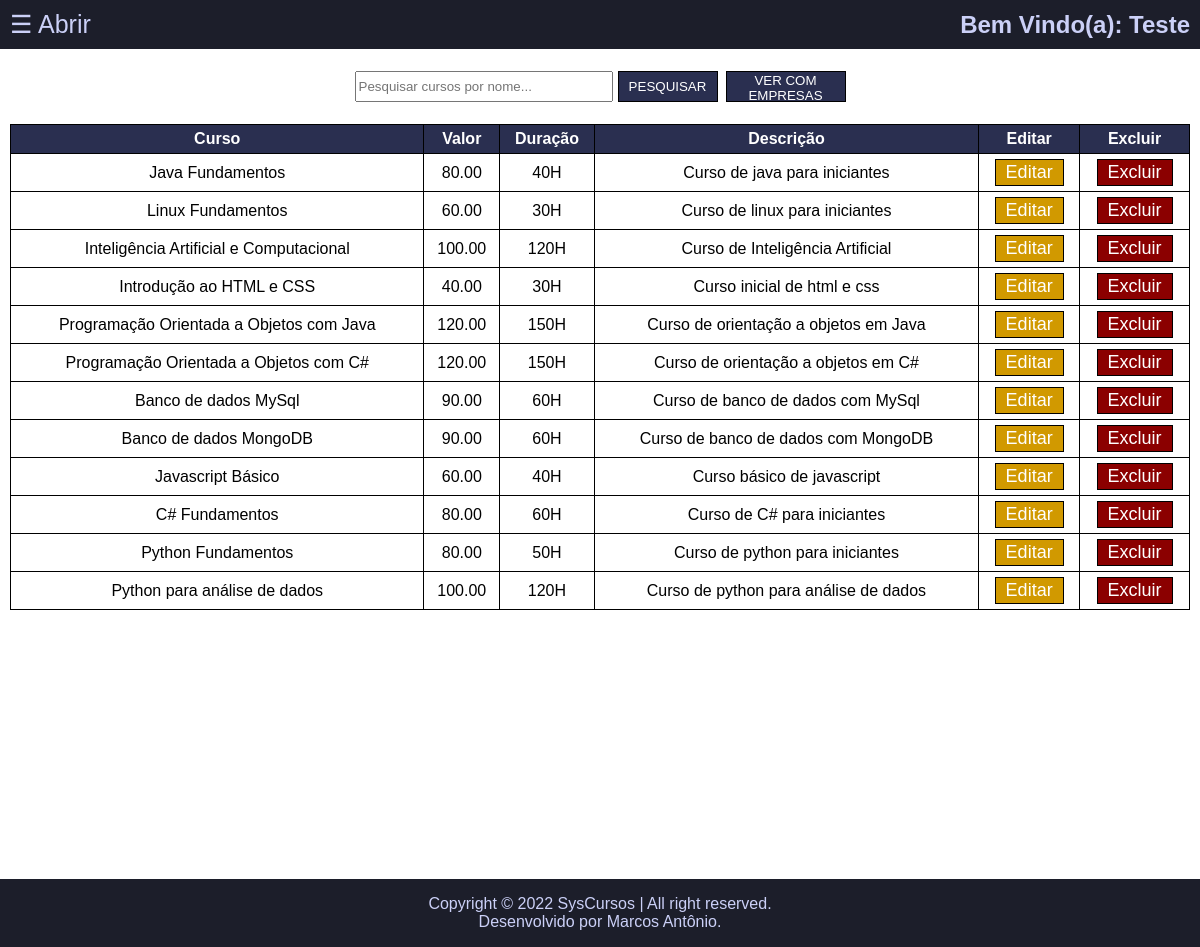
Screenshot of /Admin/coursesAdmin.php (signed in) with the database file from the repository.
### tables this page shows
CREATE TABLE `cursos` (
  `id_curso` int NOT NULL,
  `nome_curso` varchar(50) NOT NULL,
  `valor_curso` decimal(10,2) NOT NULL,
  `duracao_curso` int NOT NULL,
  `descricao_curso` text NOT NULL
);

### dao/DaoCourses.php (called while the page is built, shortened)
<?php
require_once 'Connection.php';
class DaoCourses
{
    public function listCourseDefault()
    {
        $sql = 'select * from cursos;';
        $pst = Connection::getPreparedStatement($sql);
        $pst->execute();
        $list = $pst->fetchAll(PDO::FETCH_ASSOC);
        return $list;
    }
}

### dao/Connection.php (called while the page is built)
<?php
class Connection
{
    private static $dsn = 'mysql:host=localhost;dbname=sys_cursos;port=3306';
    private static $user = 'root';
    private static $password = '';
    private static $connection = null;
    public static function getConnection(): PDO
    {
        if (Connection::$connection == null) {
            try {
                Connection::$connection = new PDO(Connection::$dsn, Connection::$user, Connection::$password);
            } catch (PDOException $ex) {
                echo $ex->getMessage();
            }
        }
        return Connection::$connection;
    }
    public static function getPreparedStatement($sql): PDOStatement
    {
        $pst = null;
        if (Connection::getConnection() != null) {
            try {
                $pst = Connection::$connection->prepare($sql);
            } catch (PDOException $ex) {
                echo $ex->getMessage();
            }
        }
        return $pst;
    }
}

### Admin/coursesAdmin.php (the view, shortened to what this page needs)
<!DOCTYPE html>
<html lang="pt-BR">
<head>
    <link rel="stylesheet" href="https://cdnjs.cloudflare.com/ajax/libs/font-awesome/6.0.0/css/all.min.css">
    <link rel="stylesheet" href="../CSS/coursesDefaultStyle.css">
    <link rel="stylesheet" href="../CSS/menuStyle.css">
    <link rel="stylesheet" href="../CSS/messages.css">
</head>
<body>
    <?php require_once '../view/menuDefault.php'; ?>
    <main id="content">
        <div class="div-search-bar">
            <form class="form-search" action="" method="POST">
                <input class="search-bar" type="text" name="search" placeholder="Pesquisar cursos por nome...">
                <input class="submit" type="submit" name="submit" value="Pesquisar">
                <button class="btn-submit" type="submit" name="btn-submit">Ver com empresas</button>
            </form>
        </div>
        <?php if (isset($_POST['btn-submit'])) {  ?>
            <table>
                <tr>
                    <th>Curso</th>
                    <th>Valor</th>
                    <th>Duração</th>
                    <th>Descrição</th>
                    <th>Empresa</th>
                    <th>Editar</th>
                    <th>Excluir</th>
                </tr>
                <?php
                    require_once '../dao/DaoCourses.php';
                    $dao = new DaoCourses();
                    if (isset($_POST['submit'])) {
                        $course_name = filter_input(INPUT_POST, 'search');
                        $list = $dao->findCourse($course_name);
                        if (!$list == '') {
                            foreach ($list as $values) {
                                echo '<tr>';
                                echo '<td>' . $values['nome_curso'] . '</td>';
                                echo '<td>' . $values['valor_curso'] . '</td>';
                                echo '<td>' . $values['duracao_curso'] . 'H</td>';
                                echo '<td>' . $values['descricao_curso'] . '</td>';
                                echo '<td>' . $values['nome_emp'] . '</td>';
                                echo '<td> <form action="formEditCourse.php" method="POST">
                                    <input type="hidden" name="id_course" id="id_course" value="' . $values['id_curso'] . '"/>
                                    <input type="submit" id="editar" value="Editar"/>
                                    </form></td>';
                                echo '<td><form action="" method="POST">
                                    <input type="hidden" name="id_course" id="id_course" value="' . $values['id_curso'] . '"/>
                                    <input type="submit" id="excluir" value="Excluir"/>
                                    </form></td>';
                                echo '</tr>';
                            }
                        } else {
                            echo '<div id="messages">
                                    <div class="message-error">
                                        Erro: Curso não encontrado, pesquise novamente!
                                        <span class="btn-close-message" onclick="closeMessage(event);">&times;</span>
                                    </div>';
                        }
                    } else {
                        $list = $dao->listCourses();
                        foreach ($list as $values) {
                            echo '<tr>';
                            echo '<td>' . $values['nome_curso'] . '</td>';
                            echo '<td>' . $values['valor_curso'] . '</td>';
                            echo '<td>' . $values['duracao_curso'] . 'H</td>';
                            echo '<td>' . $values['descricao_curso'] . '</td>';
                            echo '<td>' . $values['nome_emp'] . '</td>';
                            echo '<td> <form action="formEditCourse.php" method="POST">
                                <input type="hidden" name="id_course" id="id_course" value="' . $values['id_curso'] . '"/>
                                <input type="submit" id="editar" value="Editar"/>
                                </form></td>';
                            echo '<td> <form action="" method="POST">
                                <input type="hidden" name="id_course" id="id_course" value="' . $values['id_curso'] . '"/>
                                <input type="submit" id="excluir" value="Excluir"/>
                                </form></td>';
                            echo '</tr>';
                        }
                    }
                ?>
            </table>
        <?php } else { ?>
            <table>
                <tr>
                    <th>Curso</th>
                    <th>Valor</th>
                    <th>Duração</th>
                    <th>Descrição</th>
                    <th>Editar</th>
                    <th>Excluir</th>
                </tr>
                <?php
                    require_once '../dao/DaoCourses.php';
                    $dao = new DaoCourses();
                    if (isset($_POST['submit'])) {
                        $course_name = filter_input(INPUT_POST, 'search');
                        $list = $dao->findCourseDefault($course_name);
                        if (!$list == '') {
                            foreach ($list as $values) {
                                echo '<tr>';
                                echo '<td>' . $values['nome_curso'] . '</td>';
                                echo '<td>' . $values['valor_curso'] . '</td>';
                                echo '<td>' . $values['duracao_curso'] . 'H</td>';
                                echo '<td>' . $values['descricao_curso'] . '</td>';
                                echo '<td> <form action="formEditCourse.php" method="POST">
                                    <input type="hidden" name="id_course" id="id_course" value="' . $values['id_curso'] . '"/>
                                    <input type="submit" id="editar" value="Editar"/>
                                    </form></td>';
                                echo '<td><form action="" method="POST">
                                    <input type="hidden" name="id_course" id="id_course" value="' . $values['id_curso'] . '"/>
                                    <input type="submit" id="excluir" value="Excluir"/>
                                    </form></td>';
                                echo '</tr>';
                            }
                        } else {
                            echo '<div id="messages">
                                    <div class="message-error">
                                        Erro: Curso não encontrado, pesquise novamente!
                                        <span class="btn-close-message" onclick="closeMessage(event);">&times;</span>
                                    </div>';
                        }
                    } else {
                        $list = $dao->listCourseDefault();
                        foreach ($list as $values) {
                            echo '<tr>';
                            echo '<td>' . $values['nome_curso'] . '</td>';
                            echo '<td>' . $values['valor_curso'] . '</td>';
                            echo '<td>' . $values['duracao_curso'] . 'H</td>';
                            echo '<td>' . $values['descricao_curso'] . '</td>';
                            echo '<td> <form action="formEditCourse.php" method="POST">
                                <input type="hidden" name="id_course" id="id_course" value="' . $values['id_curso'] . '"/>
                                <input type="submit" id="editar" value="Editar"/>
                                </form></td>';
                            echo '<td> <form action="" method="POST">
                                <input type="hidden" name="id_course" id="id_course" value="' . $values['id_curso'] . '"/>
                                <input type="submit" id="excluir" value="Excluir"/>
                                </form></td>';
                            echo '</tr>';
                        }
                    }
                ?>
            </table>
        <?php } ?>
    </main>
    <?php require_once '../view/footer.php'; ?>
</body>
</html>

### CSS/coursesDefaultStyle.css (style rules this page uses)
body { font-family: Arial, Helvetica, sans-serif; margin: 0; }
table { width: 100%; border-collapse: collapse; }
th { border: 1px solid #000; padding: 5px; text-align: center; background-color: #2a2f50; color: #fff; }
td { border: 1px solid #000; padding: 5px; text-align: center; }
#editar { padding: 2px 10px; border: 1px solid #000; font-size: 18px; color: #fff; text-decoration: none; cursor: pointer; background-color: rgb(209, 153, 0); }
#excluir { padding: 2px 10px; border: 1px solid #000; font-size: 18px; color: #fff; text-decoration: none; cursor: pointer; background-color: #8b0000; }
.div-search-bar { display: flex; flex-direction: row; justify-content: center; align-items: center; width: 100%; margin: 10px 0 15px; }
.form-search { display: flex; flex-direction: row; justify-content: center; align-items: center; height: 35px; }
.form-search .search-bar { width: 250px; height: 25px; margin-right: 5px; }
.form-search .submit { width: 100px; height: 31px; text-transform: uppercase; background-color: #2a2f50; color: #fff; cursor: pointer; border: 1px solid #000; }
.btn-submit { width: 120px; height: 31px; margin-left: 8px; text-transform: uppercase; background-color: #2a2f50; color: #fff; cursor: pointer; border: 1px solid #000; }

### CSS/menuStyle.css (style rules this page uses)
body { font-family: Arial, Helvetica, sans-serif; margin: 0; }
main { display: flex; flex-direction: column; min-height: 100vh; align-items: center; padding: 10px; transition: margin-left 0.5s; }

### rows the page displays
cursos: nome_curso "Java Fundamentos", valor_curso "80.00", duracao_curso "40", descricao_curso "Curso de java para iniciantes"
cursos: nome_curso "Linux Fundamentos", valor_curso "60.00", duracao_curso "30", descricao_curso "Curso de linux para iniciantes"
cursos: nome_curso "Inteligência Artificial e Computacional", valor_curso "100.00", duracao_curso "120", descricao_curso "Curso de Inteligência Artificial"
cursos: nome_curso "Introdução ao HTML e CSS", valor_curso "40.00", duracao_curso "30", descricao_curso "Curso inicial de html e css"
cursos: nome_curso "Programação Orientada a Objetos com Java", valor_curso "120.00", duracao_curso "150", descricao_curso "Curso de orientação a objetos em Java"
cursos: nome_curso "Programação Orientada a Objetos com C#", valor_curso "120.00", duracao_curso "150", descricao_curso "Curso de orientação a objetos em C#"
cursos: nome_curso "Banco de dados MySql", valor_curso "90.00", duracao_curso "60", descricao_curso "Curso de banco de dados com MySql"
cursos: nome_curso "Banco de dados MongoDB", valor_curso "90.00", duracao_curso "60", descricao_curso "Curso de banco de dados com MongoDB"
cursos: nome_curso "Javascript Básico", valor_curso "60.00", duracao_curso "40", descricao_curso "Curso básico de javascript"
cursos: nome_curso "C# Fundamentos", valor_curso "80.00", duracao_curso "60", descricao_curso "Curso de C# para iniciantes"
cursos: nome_curso "Python Fundamentos", valor_curso "80.00", duracao_curso "50", descricao_curso "Curso de python para iniciantes"
cursos: nome_curso "Python para análise de dados", valor_curso "100.00", duracao_curso "120", descricao_curso "Curso de python para análise de dados"

### other values shown
$_SESSION['usuario'] "Teste"
